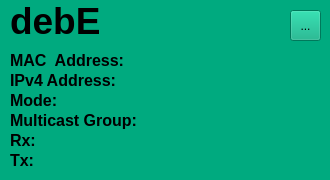
           <widget class="QWidget" name="wgt_debE" native="true">
            <property name="enabled">
             <bool>true</bool>
            </property>
            <property name="autoFillBackground">
             <bool>false</bool>
            </property>
            <property name="styleSheet">
             <string notr="true">background-color: rgb(0, 170, 127)</string>
            </property>
            <widget class="QLabel" name="lbl_hostname_debE">
             <property name="geometry">
              <rect>
               <x>10</x>
               <y>5</y>
               <width>91</width>
               <height>31</height>
              </rect>
             </property>
             <property name="font">
              <font>
               <pointsize>28</pointsize>
               <weight>75</weight>
               <bold>true</bold>
              </font>
             </property>
             <property name="focusPolicy">
              <enum>Qt::NoFocus</enum>
             </property>
             <property name="text">
              <string>debE</string>
             </property>
            </widget>
            <widget class="QToolButton" name="tBtn_editHost_debE">
             <property name="geometry">
              <rect>
               <x>290</x>
               <y>10</y>
               <width>31</width>
               <height>31</height>
              </rect>
             </property>
             <property name="text">
              <string>...</string>
             </property>
            </widget>
            <widget class="QLabel" name="lbl_mac_debE">
             <property name="geometry">
              <rect>
               <x>10</x>
               <y>50</y>
               <width>271</width>
               <height>21</height>
              </rect>
             </property>
             <property name="font">
              <font>
               <pointsize>12</pointsize>
               <weight>75</weight>
               <bold>true</bold>
              </font>
             </property>
             <property name="text">
              <string>MAC  Address:</string>
             </property>
            </widget>
            <widget class="QLabel" name="lbl_ip_debE">
             <property name="geometry">
              <rect>
               <x>10</x>
               <y>70</y>
               <width>271</width>
               <height>21</height>
              </rect>
             </property>
             <property name="font">
              <font>
               <pointsize>12</pointsize>
               <weight>75</weight>
               <bold>true</bold>
              </font>
             </property>
             <property name="text">
              <string>IPv4 Address:</string>
             </property>
            </widget>
            <widget class="QLabel" name="lbl_mlticast_debE">
             <property name="geometry">
              <rect>
               <x>10</x>
               <y>110</y>
               <width>271</width>
               <height>21</height>
              </rect>
             </property>
             <property name="font">
              <font>
               <pointsize>12</pointsize>
               <weight>75</weight>
               <bold>true</bold>
              </font>
             </property>
             <property name="text">
              <string>Multicast Group:</string>
             </property>
            </widget>
            <widget class="QLabel" name="lbl_rx_debE">
             <property name="geometry">
              <rect>
               <x>10</x>
               <y>130</y>
               <width>271</width>
               <height>21</height>
              </rect>
             </property>
             <property name="font">
              <font>
               <pointsize>12</pointsize>
               <weight>75</weight>
               <bold>true</bold>
              </font>
             </property>
             <property name="text">
              <string>Rx:</string>
             </property>
            </widget>
            <widget class="QLabel" name="lbl_tx_debE">
             <property name="geometry">
              <rect>
               <x>10</x>
               <y>150</y>
               <width>271</width>
               <height>21</height>
              </rect>
             </property>
             <property name="font">
              <font>
               <pointsize>12</pointsize>
               <weight>75</weight>
               <bold>true</bold>
              </font>
             </property>
             <property name="text">
              <string>Tx:</string>
             </property>
            </widget>
            <widget class="QLabel" name="lbl_mode_debE">
             <property name="geometry">
              <rect>
               <x>10</x>
               <y>90</y>
               <width>271</width>
               <height>21</height>
              </rect>
             </property>
             <property name="font">
              <font>
               <pointsize>12</pointsize>
               <weight>75</weight>
               <bold>true</bold>
              </font>
             </property>
             <property name="text">
              <string>Mode:</string>
             </property>
            </widget>
           </widget>
